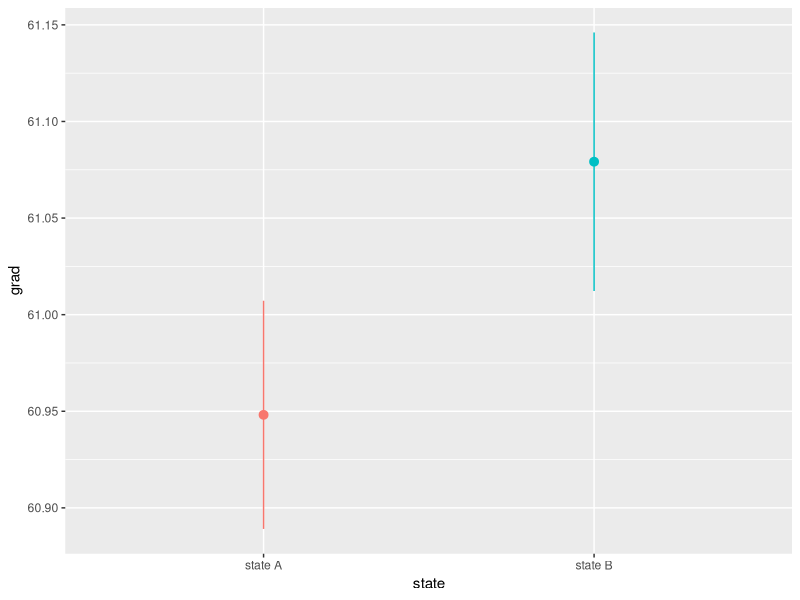
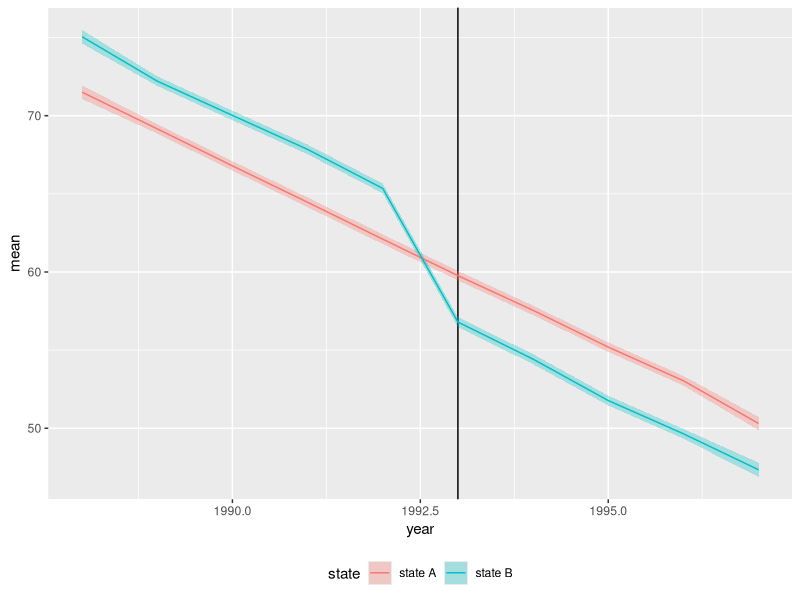

Here is the R script that generated these plots, in order: (Note: this script raises an error after producing the figures.)
## ---- chunk 1
#packages
library(tidyverse)
library(broom)
library(patchwork)
library(scales)
## ---- chunk 2
set.seed(4660)

# simulate 100000 students
n_students <- 100000


# state B represents Georgia (treatment state) while state B represents control state
did_data <- tibble(
  id = 1:n_students,
  year = round(runif(n_students, min = 1988, max = 1997), 0),
  state = sample(c("state A", "state B"), n_students, replace = TRUE)
) %>%
  mutate(hope = ifelse(state == "state B" & year > 1992, TRUE, FALSE)) %>%
  mutate(grad_base = rbeta(n_students, shape1 = 6, shape2 = 3) * 100,
         state_effect = ifelse(state == "state B", rnorm(n_students, mean = 4, sd = 2), 0),
         year_smaller = year - 1987,
         year_effect = rnorm(n_students, mean = -3, sd = 0.2) * year_smaller,
         hope_effect = ifelse(state == "state B" & year > 1992,
                             rnorm(n_students, mean = -8, sd = 2),
                             0),
         grad = grad_base + state_effect + year_effect + hope_effect,
         grad = rescale(grad, to = c(0, 100))) %>%
  mutate(after = year > 1992)

head(did_data)





## ---- chunk 3
ggplot(did_data, aes(x = state, y = grad, color = state)) +
  stat_summary(geom = "pointrange", fun.data = "mean_se") +
  guides(color = "none")



## ---- chunk 4
plot_data <- did_data %>%
  group_by(year, state) %>%
  summarize(mean = mean(grad),
            se = sd(grad) / sqrt(n()),
            upper = mean + (1.96 * se),
            lower = mean + (-1.96 * se))

ggplot(plot_data, aes(x = year, y = mean, color = state)) +
  geom_vline(xintercept = 1993) +
  geom_ribbon(aes(ymin = lower, ymax = upper, fill = state), alpha = 0.3, color = FALSE) +
  geom_line() +
  theme(legend.position = "bottom")


## ---- chunk 5
model_did <- lm(grad ~ after + state + hope , data = did_data)
tidy(model_did)

modelsummary(list("DiD" = model_did),
             stars = TRUE,
             title = " Synthetic Regression Results")

## ---- chunk 6
write.csv(did_data, "data/synth_data.csv")
